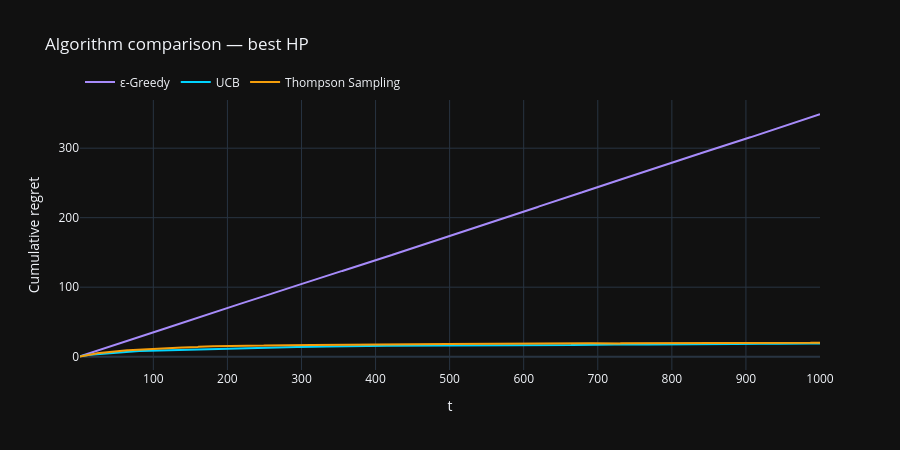

Notebook source saved alongside this figure:
### Markdown cell above
## 6 · Best-of Comparison

Each algorithm is run with its best hyperparameter identified above.

### Code cell
best = [
    ("ε-Greedy",          lambda: EpsilonGreedy(len(MU), 0.01),    COLORS["eg"]),
    ("UCB",               lambda: UCB(len(MU), 0.5),               COLORS["ucb"]),
    ("Thompson Sampling", lambda: ThompsonSampling(len(MU), 5, 5 ), COLORS["ts"]),
]

fig = go.Figure()
for name, algo_fn, color in best:
    add_band(fig, run(algo_fn), color, name)

fig.update_layout(
    title="Algorithm comparison — best HP",
    xaxis_title="t", yaxis_title="Cumulative regret",
    template="plotly_dark", width=900, height=450,
    legend=dict(orientation="h", y=1.12),
)
fig.show()

### Figure 1 — Plotly figure (JSON) as saved in the notebook; plotly's stock layout.template omitted (floating-point values rounded to 4 significant figures; data arrays with more than 128 entries replaced by an {"elided": "..."} marker saying what was removed)
{"data": [{"fill": "toself", "fillcolor": "rgba(167,139,250,0.15)", "hoverinfo": "skip", "line": {"width": 0}, "showlegend": false, "type": "scatter", "x": {"elided": "2000 int values"}, "y": {"elided": "2000 float values"}}, {"line": {"color": "#a78bfa", "width": 2}, "name": "ε-Greedy", "type": "scatter", "x": {"elided": "1000 int values"}, "y": {"elided": "1000 float values"}}, {"fill": "toself", "fillcolor": "rgba(0,212,255,0.15)", "hoverinfo": "skip", "line": {"width": 0}, "showlegend": false, "type": "scatter", "x": {"elided": "2000 int values"}, "y": {"elided": "2000 float values"}}, {"line": {"color": "#00d4ff", "width": 2}, "name": "UCB", "type": "scatter", "x": {"elided": "1000 int values"}, "y": {"elided": "1000 float values"}}, {"fill": "toself", "fillcolor": "rgba(245,158,11,0.15)", "hoverinfo": "skip", "line": {"width": 0}, "showlegend": false, "type": "scatter", "x": {"elided": "2000 int values"}, "y": {"elided": "2000 float values"}}, {"line": {"color": "#f59e0b", "width": 2}, "name": "Thompson Sampling", "type": "scatter", "x": {"elided": "1000 int values"}, "y": {"elided": "1000 float values"}}], "layout": {"height": 450, "legend": {"orientation": "h", "y": 1.12}, "title": {"text": "Algorithm comparison — best HP"}, "width": 900, "xaxis": {"title": {"text": "t"}}, "yaxis": {"title": {"text": "Cumulative regret"}}}}
